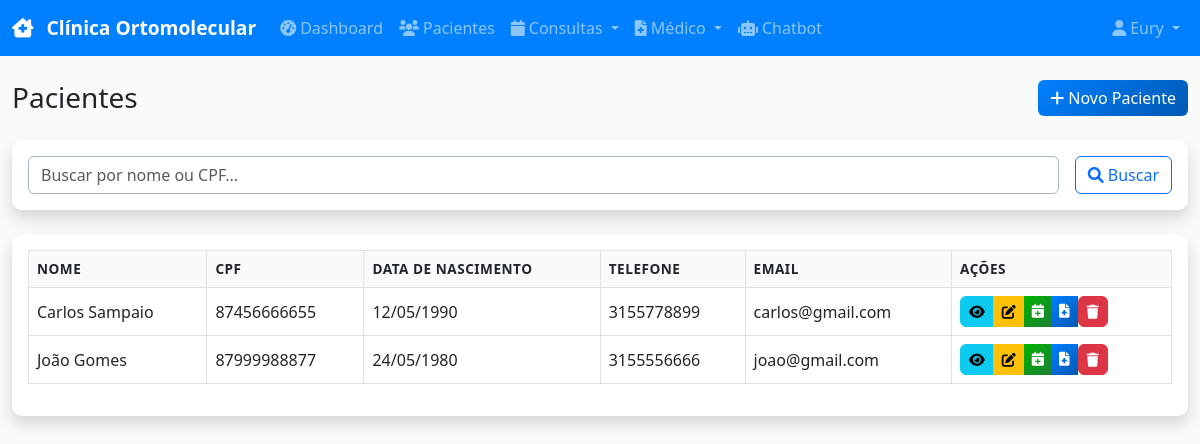
The app's page /patients (signed in) with its own data.
### models.py (models this page shows)
class User(UserMixin, db.Model):
    id = db.Column(db.Integer, primary_key=True)
    username = db.Column(db.String(80), unique=True, nullable=False)
    email = db.Column(db.String(120), unique=True, nullable=False)
    password_hash = db.Column(db.String(256), nullable=False)
    name = db.Column(db.String(100), nullable=False)
    role = db.Column(db.String(20), nullable=False, default='receptionist')  # admin, doctor, receptionist, financial
    crm = db.Column(db.String(20))  # For doctors
    specialty = db.Column(db.String(100))  # For doctors
    created_at = db.Column(db.DateTime, default=datetime.utcnow)
    is_active = db.Column(db.Boolean, default=True)

class Patient(db.Model):
    id = db.Column(db.Integer, primary_key=True)
    name = db.Column(db.String(100), nullable=False)
    cpf = db.Column(db.String(14), unique=True, nullable=False)
    birth_date = db.Column(db.Date, nullable=False)
    phone = db.Column(db.String(20), nullable=False)
    email = db.Column(db.String(120))
    address = db.Column(db.String(200))
    medical_history = db.Column(Text)
    allergies = db.Column(Text)
    current_medications = db.Column(Text)
    emergency_contact = db.Column(db.String(100))
    emergency_phone = db.Column(db.String(20))
    created_at = db.Column(db.DateTime, default=datetime.utcnow)
    appointments = db.relationship('Appointment', backref='patient', lazy=True)
    medical_records = db.relationship('MedicalRecord', backref='patient', lazy=True)
    prescriptions = db.relationship('Prescription', backref='patient', lazy=True)
    payments = db.relationship('Payment', backref='patient', lazy=True)

### routes.py (the view)
@app.route('/patients')
@login_required
def patients_list():
    search = request.args.get('search', '')
    query = Patient.query
    if search:
        query = query.filter(Patient.name.contains(search) | Patient.cpf.contains(search))
    patients = query.order_by(Patient.name).all()
    return render_template('patients/list.html', patients=patients, search=search)

### app.py (called while the page is built)
@login_manager.user_loader
def load_user(user_id):
    from models import User
    return User.query.get(int(user_id))

### templates/patients/list.html (shortened to what this page needs)
{% extends "base.html" %}
{% block content %}
<div class="container-fluid">
    <div class="row">
        <div class="col-12">
            <div class="d-sm-flex align-items-center justify-content-between mb-4">
                <h1 class="h3 mb-0 text-gray-800">Pacientes</h1>
                <a href="{{ url_for('patient_new') }}" class="btn btn-primary">
                    <i class="fas fa-plus me-1"></i>Novo Paciente
                </a>
            </div>
        </div>
    </div>
    <div class="row mb-4">
        <div class="col-12">
            <div class="card shadow">
                <div class="card-body">
                    <form method="GET" class="row g-3">
                        <div class="col-auto flex-grow-1">
                            <input type="text" name="search" class="form-control" placeholder="Buscar por nome ou CPF..." value="{{ search }}">
                        </div>
                        <div class="col-auto">
                            <button type="submit" class="btn btn-outline-primary">
                                <i class="fas fa-search me-1"></i>Buscar
                            </button>
                        </div>
                    </form>
                </div>
            </div>
        </div>
    </div>
    <div class="row">
        <div class="col-12">
            <div class="card shadow mb-4">
                <div class="card-body">
                    {% if patients %}
                    <div class="table-responsive">
                        <table class="table table-bordered" width="100%" cellspacing="0">
                            <thead>
                                <tr>
                                    <th>Nome</th>
                                    <th>CPF</th>
                                    <th>Data de Nascimento</th>
                                    <th>Telefone</th>
                                    <th>Email</th>
                                    <th>Ações</th>
                                </tr>
                            </thead>
                            <tbody>
                                {% for patient in patients %}
                                <tr>
                                    <td>{{ patient.name }}</td>
                                    <td>{{ patient.cpf }}</td>
                                    <td>{{ patient.birth_date.strftime('%d/%m/%Y') }}</td>
                                    <td>{{ patient.phone }}</td>
                                    <td>{{ patient.email or '-' }}</td>
                                    <td>
                                        <div class="btn-group" role="group">
                                            <a href="{{ url_for('patient_view', id=patient.id) }}" class="btn btn-info btn-sm" title="Ver Detalhes">
                                                <i class="fas fa-eye"></i>
                                            </a>
                                            <a href="{{ url_for('patient_edit', id=patient.id) }}" class="btn btn-warning btn-sm" title="Editar">
                                                <i class="fas fa-edit"></i>
                                            </a>
                                            <a href="{{ url_for('appointment_new') }}?patient_id={{ patient.id }}" class="btn btn-success btn-sm" title="Agendar Consulta">
                                                <i class="fas fa-calendar-plus"></i>
                                            </a>
                                            {% if current_user.role in ['doctor', 'admin'] %}
                                            <a href="{{ url_for('medical_record_new', patient_id=patient.id) }}" class="btn btn-primary btn-sm" title="Novo Prontuário">
                                                <i class="fas fa-file-medical"></i>
                                            </a>
                                            <form method="POST" action="{{ url_for('patient_delete', id=patient.id) }}" style="display:inline;" onsubmit="return confirm('Tem certeza que deseja excluir este paciente?');">
                                                <button type="submit" class="btn btn-danger btn-sm" title="Excluir">
                                                    <i class="fas fa-trash"></i>
                                                </button>
                                            </form>
                                            {% endif %}
                                        </div>
                                    </td>
                                </tr>
                                {% endfor %}
                            </tbody>
                        </table>
                    </div>
                    {% endif %}
                </div>
            </div>
        </div>
    </div>
</div>
{% endblock %}

### templates/base.html (shortened to what this page needs)
<!DOCTYPE html>
<html lang="pt-BR">
<head>
    <link href="https://cdn.jsdelivr.net/npm/bootstrap@5.3.0/dist/css/bootstrap.min.css" rel="stylesheet">
    <link href="https://cdnjs.cloudflare.com/ajax/libs/font-awesome/6.0.0/css/all.min.css" rel="stylesheet">
    <link href="https://cdn.jsdelivr.net/npm/fullcalendar@6.1.8/index.global.min.css" rel="stylesheet">
    <link href="{{ url_for('static', filename='css/style.css') }}" rel="stylesheet">
</head>
<body>
    {% if current_user.is_authenticated %}
    <nav class="navbar navbar-expand-lg navbar-dark bg-primary fixed-top">
        <div class="container-fluid">
            <a class="navbar-brand" href="{{ url_for('dashboard') }}">
                <i class="fas fa-clinic-medical me-2"></i>
                Clínica Ortomolecular
            </a>
            <div class="collapse navbar-collapse" id="navbarNav">
                <ul class="navbar-nav me-auto">
                    <li class="nav-item">
                        <a class="nav-link" href="{{ url_for('dashboard') }}">
                            <i class="fas fa-tachometer-alt me-1"></i>Dashboard
                        </a>
                    </li>
                    <li class="nav-item">
                        <a class="nav-link" href="{{ url_for('patients_list') }}">
                            <i class="fas fa-users me-1"></i>Pacientes
                        </a>
                    </li>
                    <li class="nav-item dropdown">
                        <a class="nav-link dropdown-toggle" href="#" role="button" data-bs-toggle="dropdown">
                            <i class="fas fa-calendar me-1"></i>Consultas
                        </a>
                    </li>
                    {% if current_user.role in ['doctor', 'admin'] %}
                    <li class="nav-item dropdown">
                        <a class="nav-link dropdown-toggle" href="#" role="button" data-bs-toggle="dropdown">
                            <i class="fas fa-file-medical me-1"></i>Médico
                        </a>
                    </li>
                    {% endif %}
                    <li class="nav-item">
                        <a class="nav-link" href="{{ url_for('chatbot') }}">
                            <i class="fas fa-robot me-1"></i>Chatbot
                        </a>
                    </li>
                </ul>
                <ul class="navbar-nav">
                    <li class="nav-item dropdown">
                        <a class="nav-link dropdown-toggle" href="#" role="button" data-bs-toggle="dropdown">
                            <i class="fas fa-user me-1"></i>{{ current_user.name }}
                        </a>
                    </li>
                </ul>
            </div>
        </div>
    </nav>
    {% endif %}
    <main class="{% if current_user.is_authenticated %}main-content{% endif %}">
        {% block content %}{% endblock %}
    </main>
</body>
</html>

### static/css/style.css (style rules this page uses)
:root { --primary: 210 100% 50%; --primary-dark: 210 100% 35%; --success: 120 100% 35%; --info: 190 100% 50%; --warning: 45 100% 50%; --danger: 0 100% 50%; --light: 210 11% 98%; --dark: 210 11% 21%; --gray-100: 210 17% 98%; --gray-200: 210 14% 89%; --gray-300: 210 11% 71%; --gray-400: 210 9% 53%; --gray-500: 210 7% 46%; --gray-600: 210 9% 31%; --gray-700: 210 10% 23%; --gray-800: 210 11% 15%; --gray-900: 210 11% 7%; }
body { font-family: 'Segoe UI', Tahoma, Geneva, Verdana, sans-serif; background-color: hsl(var(--light)); color: hsl(var(--gray-800)); }
.main-content { padding-top: 80px; min-height: 100vh; background-color: hsl(var(--light)); }
.card { border: none; border-radius: 10px; box-shadow: 0 0.15rem 1.75rem 0 rgba(58, 59, 69, 0.15); }
.navbar-brand { font-weight: 600; font-size: 1.2rem; }
.nav-link { font-weight: 500; transition: all 0.2s ease; }
.btn { border-radius: 6px; font-weight: 500; transition: all 0.2s ease; }
.btn-primary { background: linear-gradient(135deg, hsl(var(--primary)) 0%, hsl(var(--primary-dark)) 100%); border: none; }
.btn-success { background: linear-gradient(135deg, hsl(var(--success)) 0%, #1e7e34 100%); border: none; }
.table { background-color: white; }
.table th { background-color: hsl(var(--gray-100)); border-color: hsl(var(--gray-200)); font-weight: 600; text-transform: uppercase; font-size: 0.85rem; letter-spacing: 0.5px; }
.table td { border-color: hsl(var(--gray-200)); vertical-align: middle; }
.table-bordered { border: 1px solid hsl(var(--gray-200)); }
.form-control, .form-select { border-radius: 6px; border: 1px solid hsl(var(--gray-300)); transition: all 0.2s ease; }
.text-gray-800 { color: hsl(var(--gray-800)) !important; }
.bg-primary { background-color: hsl(var(--primary)) !important; }

### records on screen
User: name "Eury"
Patient: name "Carlos Sampaio", cpf "87456666655", birth_date "12/05/1990", phone "3155778899", email "carlos@gmail.com"
Patient: name "João Gomes", cpf "87999988877", birth_date "24/05/1980", phone "3155556666", email "joao@gmail.com"
